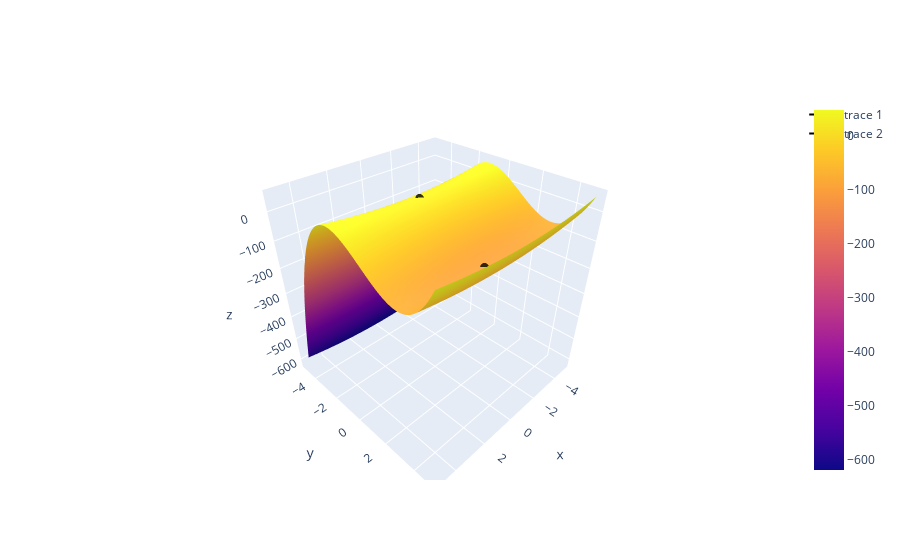

This figure's notebook cell:
### Code cell
import plotly.graph_objects as go

import pandas as pd

fig = go.Figure(data=[
                    go.Surface(x=X, y=Y, z=Z),
                    go.Scatter3d(x=[0], y=[3], z=[f(0, 3)],
                                marker=dict(
                                    size=3,
                                    color='black',
                                    opacity=0.8
                                )),
                    go.Scatter3d(x=[0], y=[-1], z=[f(0, -1)],
                                marker=dict(
                                    size=3,
                                    color='black',
                                    opacity=0.8
                                ))
                ])

fig.show()
#fig.show(renderer="colab")

### Figure 1 — Plotly figure (JSON) as saved in the notebook; plotly's stock layout.template omitted (floating-point values rounded to 4 significant figures; data arrays with more than 128 entries replaced by an {"elided": "..."} marker saying what was removed)
{"data": [{"type": "surface", "x": {"elided": "100x100 float values"}, "y": {"elided": "100x100 float values"}, "z": {"elided": "100x100 float values"}}, {"marker": {"color": "black", "opacity": 0.8, "size": 3}, "type": "scatter3d", "x": [0], "y": [3], "z": [-106]}, {"marker": {"color": "black", "opacity": 0.8, "size": 3}, "type": "scatter3d", "x": [0], "y": [-1], "z": [22]}], "layout": {}}
